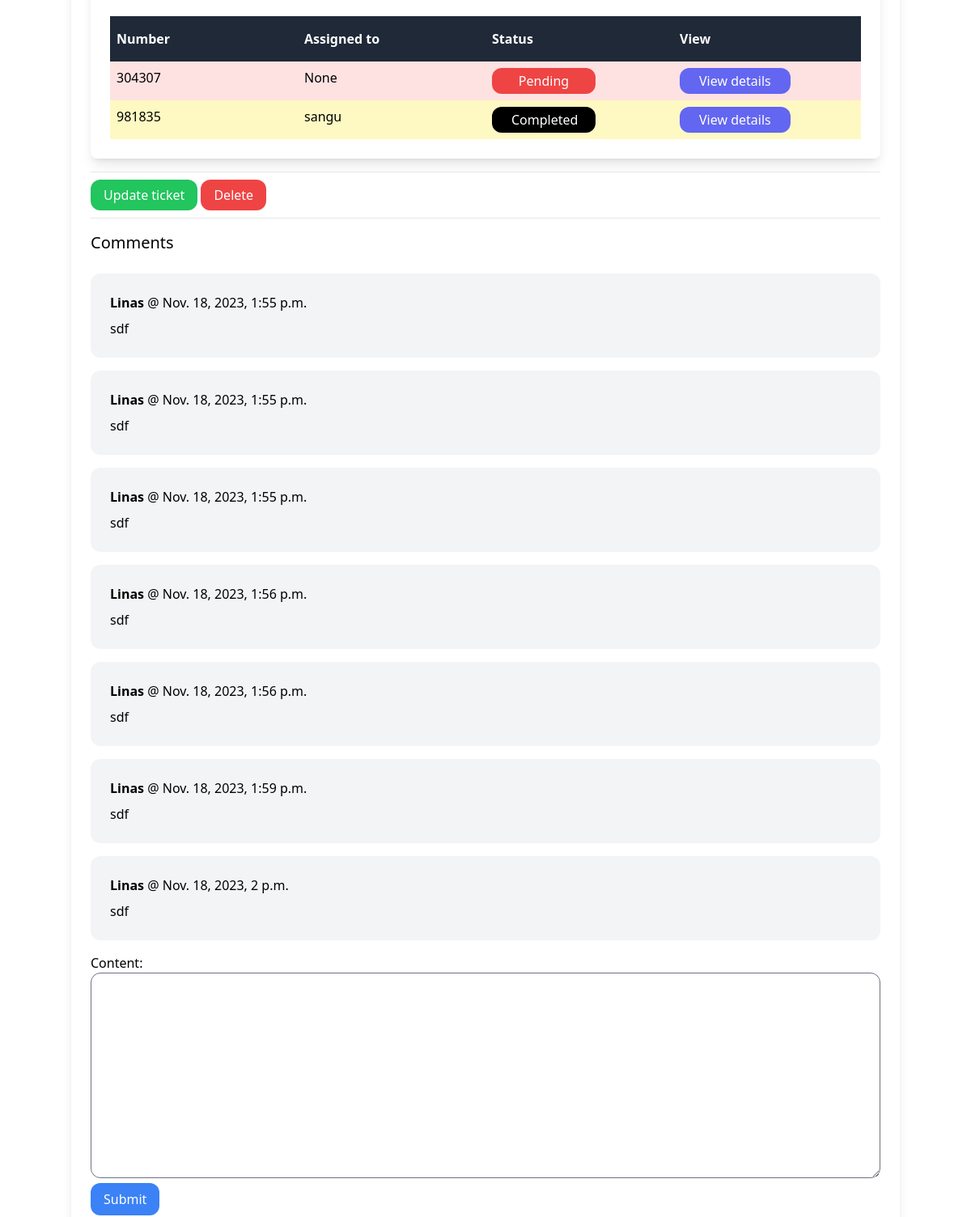
/dashboard/tickets/22/ (signed in, middle part), run on an earlier commit of the app's database.
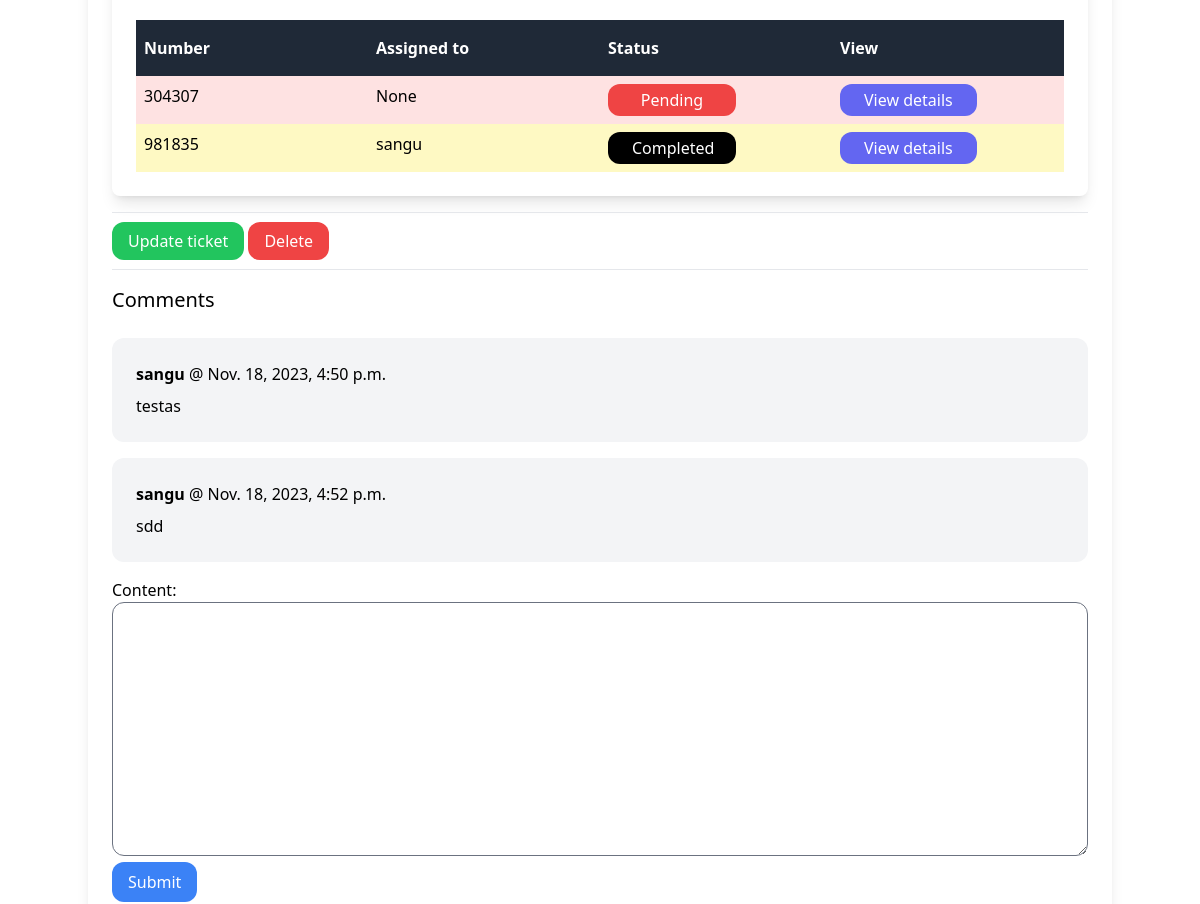
And on a later commit of the database.
### ticket/models.py (models this page shows, shortened)
class Ticket(models.Model):
    ACTIVE = 'active'
    COMPLETED = 'completed'
    PENDING = 'pending'
    CHOICES_STATUS = (
        (ACTIVE, 'Active'),
        (COMPLETED, 'Completed'),
        (PENDING, 'Pending'),
    )
    LOW = 'low'
    MEDIUM = 'medium'
    HIGH = 'high'
    CHOICES_PRIORITY = (
        (LOW, 'Low'),
        (MEDIUM, 'Medium'),
        (HIGH, 'High'),
    )
    ticket_number = models.CharField(max_length=15, unique=True)
    title = models.CharField(max_length=100)
    description = models.TextField(blank=True, null=True)
    created_by = models.ForeignKey(User, related_name='tickets', on_delete=models.CASCADE)
    created_at = models.DateTimeField(auto_now_add=True)
    modified_at = models.DateTimeField(auto_now=True)
    assign_to = models.ForeignKey(User, on_delete=models.DO_NOTHING, null=True, blank=True)
    is_resolved = models.BooleanField(default=False)
    accepted_at = models.DateTimeField(null=True, blank=True)
    closed_at = models.DateTimeField(null=True, blank=True)
    status = models.CharField(max_length=15, choices=CHOICES_STATUS, default=PENDING)
    priority = models.CharField(max_length=15, choices=CHOICES_PRIORITY, default=MEDIUM)
    solution = models.TextField(blank=True, null=True)
    class Meta:
        ordering = ['-created_at', 'priority', 'ticket_number']

class Comment(models.Model):
    ticket = models.ForeignKey(Ticket, related_name='comments', on_delete=models.CASCADE, null=True, blank=True)
    content = models.TextField(blank=True, null=True)
    created_by = models.ForeignKey(User, related_name='ticket_comments', on_delete=models.CASCADE)
    created_at = models.DateTimeField(auto_now_add=True)

### user/models.py (models this page shows)
class User(AbstractUser):
    phone = models.TextField(blank=True, null=True)
    is_customer = models.BooleanField(default=True)
    is_manager = models.BooleanField(default=False)

### ticket/views.py (the view)
# urls.py: path('<int:pk>/', views.ticket_detail, name='detail'),
@login_required
def ticket_detail(request, pk):
    ticket = get_object_or_404(Ticket, pk=pk)
    user = User.objects.get(username = ticket.created_by)
    user_tickets = Ticket.objects.filter(created_by=user)
    user_profile = UserProfile.objects.get(user=user)
    url = request.build_absolute_uri()
    if request.method == 'POST':
        form = AddCommentForm(request.POST)
        if form.is_valid():
            comment = form.save(False)
            comment.created_by = request.user
            comment.ticket_id = pk
            comment.save()
            subject = "Ticket "+ ticket.ticket_number + " received new comment"
            comment_user = User.objects.get(username = comment.created_by).email
            if settings:
                if comment.ticket.assign_to:
                    assign_user = User.objects.get(username = ticket.assign_to).email
                else:
                    assign_user = ''
                if comment_user == user and comment.ticket.assign_to:
                    recipent_list = [
                        assign_user,
                    ]
                elif assign_user == comment_user and comment.ticket.assign_to:
                    recipent_list = [
                        user.email,
                    ]
                else:
                    recipent_list = [
                        user.email,
                        comment_user,
                        assign_user,
                        ]
                context = {
                    "ticket": ticket,
                    "url": url
                }
                html = render_to_string('notification/new_comment_mail.html', context=context)
                plain_message = strip_tags(html)
                message = EmailMultiAlternatives(
                    subject = subject,
                    body = plain_message,
                    to = recipent_list,
                    from_email = 'Django CRM support',
                    connection=connection
                )
                message.attach_alternative(html, 'text/html')
                message.send()
                message = "Ticket received new comment. Check it here: " + url
                Email.objects.create(subject=subject, message=message, email = recipent_list)
            return redirect('tickets:detail', pk=pk)
    else:
        form = AddCommentForm()
    return render(request, 'ticket/ticket_detail.html', {
        'ticket': ticket,
        'user_tickets': user_tickets,
        'user_profile': user_profile,
        'form': form,
        'fileform': AddFileForm(),
        'closeticket': CloseTicketForm(),
    })

### ticket/form.py
class AddCommentForm(forms.ModelForm):
    class Meta:
        model = Comment
        fields = ('content',)
    content = forms.CharField(widget=forms.Textarea(attrs={
        'class': INPUT_CLASS
    }))

class AddFileForm(forms.ModelForm):
    class Meta:
        model = TicketFile
        fields = ('file',)

### chat/context_processors.py (called while the page is built)
def chat_waiting(request):
    waiting_chat = Room.objects.filter(status='waiting')
    return {'waiting_chat': waiting_chat}

### team/context_processors.py (called while the page is built)
def active_team(request):
    if request.user.is_authenticated:
        if request.user.userprofile.active_team:
            active_team = request.user.userprofile.active_team
        else:
            active_team = Team.objects.filter(created_by=request.user)[0]
    else:
        active_team = None
    return {'active_team': active_team}

### ticket/context_processors.py (called while the page is built)
def pending_tickets(request):
    pending_tickets = 0
    if request.user.is_authenticated:
        if request.user.is_manager:
            pending_tickets = Ticket.objects.filter(status='pending')
        else:
            pending_tickets = pending_tickets
    else:
        pending_tickets = pending_tickets
    return {'pending_tickets': pending_tickets}

### ticket/templates/ticket/ticket_detail.html (shortened to what this page needs)
{% extends 'app/base.html'  %}
{% block content %}
<div class="container mx-auto shadow-lg rounded-lg py-6 px-6">
    <div class="container mx-auto shadow-lg rounded-lg py-6 px-6">
        <div class="mt-6 flex justify-between">
            <p class="py-4 px-2 bg-gray-800 font-semibold w-full text-white">Number</p>
            <p class="py-4 px-2 bg-gray-800 font-semibold w-full text-white">Assigned to</p>
            <p class="py-4 px-2 bg-gray-800 font-semibold w-full text-white">Status</p>
            <p class="py-4 px-2 bg-gray-800 font-semibold w-full text-white">View</p>
        </div>
        {% for user_ticket in user_tickets %}
        <div class="flex justify-between">
            <p class="py-2 px-2 w-full {% cycle 'bg-red-100' 'bg-yellow-100' %}">
                {{ user_ticket.ticket_number }}
            </p>
            <p class="py-2 px-2 w-full {% cycle 'bg-red-100' 'bg-yellow-100' %}">
                {{ user_ticket.assign_to }}
            </p>
            <p class="py-2 px-2 w-full {% cycle 'bg-red-100' 'bg-yellow-100' %}">
                {% if user_ticket.status == 'active' %}
                <span class="inline-block py-1 px-6 bg-yellow-500 rounded-xl text-white w-32 text-center">{{ user_ticket.get_status_display }}</span>
                {% elif user_ticket.status == 'completed' %}
                <span class="inline-block py-1 px-6 bg-black rounded-xl text-white w-32 text-center">{{ user_ticket.get_status_display }}</span>
                {% elif user_ticket.status == 'pending' %}
                <span class="inline-block py-1 px-6 bg-red-500 rounded-xl text-white w-32 text-center">{{ user_ticket.get_status_display }}</span>
                {% endif %}
            </p>
            <p class="py-2 px-2 w-full {% cycle 'bg-red-100' 'bg-yellow-100' %}">
                <a href="{% url 'tickets:detail' ticket.id %}" class="inline-block py-1 px-6 bg-indigo-500 rounded-xl text-white">View details</a>
            </p>
        </div>
        {% endfor %}
    </div>
    <hr class="my-4">
    <a href="{% url 'tickets:edit' ticket.id %}" class="py-2 px-4 rounded-xl bg-green-500 text-white">Update ticket</a>
    <a href="{% url 'tickets:delete' ticket.id %}" class="py-2 px-4 rounded-xl bg-red-500 text-white">Delete</a>
    <hr class="my-4">
    <h2 class="mb-6 text-xl">Comments</h2>
    <div class="space-y-4">
        {% for comment in ticket.comments.all %}
        <div class="bg-gray-100 p-6 rounded-xl">
            <p class="mb-2"><strong>{{ comment.created_by }}</strong> @ {{ comment.created_at }}</p>
            {{ comment.content }}
        </div>
        {% endfor %}
    </div>
    <form method="post" action="{% url 'tickets:add-comment' ticket.id %}" class="my-4">
        {{ form }}
        <button class="py-2 px-4 rounded-xl bg-blue-500 text-white">Submit</button>
        <br class="my-6">
    </form>
</div>
    {% endblock %}

What changed in the data, as far as the page shows it:
removed Comment: created_by "Linas", created_at "Nov. 18, 2023, 1:55 p.m.", content "sdf"
removed Comment: created_by "Linas", created_at "Nov. 18, 2023, 1:55 p.m.", content "sdf"
removed Comment: created_by "Linas", created_at "Nov. 18, 2023, 1:55 p.m.", content "sdf"
removed Comment: created_by "Linas", created_at "Nov. 18, 2023, 1:56 p.m.", content "sdf"
removed Comment: created_by "Linas", created_at "Nov. 18, 2023, 1:56 p.m.", content "sdf"
removed Comment: created_by "Linas", created_at "Nov. 18, 2023, 1:59 p.m.", content "sdf"
removed Comment: created_by "Linas", created_at "Nov. 18, 2023, 2 p.m.", content "sdf"
added Comment: created_by "sangu", created_at "Nov. 18, 2023, 4:50 p.m.", content "testas"
added Comment: created_by "sangu", created_at "Nov. 18, 2023, 4:52 p.m.", content "sdd"
